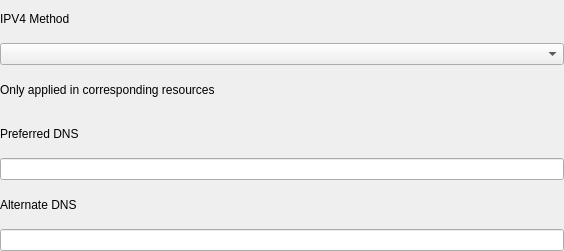
<?xml version="1.0" encoding="UTF-8"?>
<ui version="4.0">
 <class>VpnIpvx</class>
 <widget class="QWidget" name="VpnIpvx">
  <property name="geometry">
   <rect>
    <x>0</x>
    <y>0</y>
    <width>564</width>
    <height>251</height>
   </rect>
  </property>
  <property name="windowTitle">
   <string>VpnIpvx</string>
  </property>
  <layout class="QVBoxLayout" name="m_verticalDeviceWidgetLayout">
   <property name="leftMargin">
    <number>0</number>
   </property>
   <property name="topMargin">
    <number>0</number>
   </property>
   <property name="rightMargin">
    <number>0</number>
   </property>
   <property name="bottomMargin">
    <number>0</number>
   </property>
   <item>
    <widget class="QLabel" name="label_18">
     <property name="text">
      <string>IPV4 Method</string>
     </property>
    </widget>
   </item>
   <item>
    <widget class="GeneralComboBox" name="ipv4Method"/>
   </item>
   <item>
    <layout class="QHBoxLayout" name="neverDefaultLayout">
     <item>
      <widget class="QLabel" name="label_4">
       <property name="text">
        <string>Only applied in corresponding resources</string>
       </property>
      </widget>
     </item>
     <item>
      <spacer name="horizontalSpacer">
       <property name="orientation">
        <enum>Qt::Horizontal</enum>
       </property>
       <property name="sizeHint" stdset="0">
        <size>
         <width>40</width>
         <height>20</height>
        </size>
       </property>
      </spacer>
     </item>
    </layout>
   </item>
   <item>
    <widget class="QLabel" name="label_16">
     <property name="text">
      <string>Preferred DNS</string>
     </property>
    </widget>
   </item>
   <item>
    <widget class="QLineEdit" name="ipv4PreferredDNS"/>
   </item>
   <item>
    <widget class="QLabel" name="label_14">
     <property name="text">
      <string>Alternate DNS</string>
     </property>
    </widget>
   </item>
   <item>
    <widget class="QLineEdit" name="ipv4AlternateDNS"/>
   </item>
  </layout>
 </widget>
 <customwidgets>
  <customwidget>
   <class>GeneralComboBox</class>
   <extends>QComboBox</extends>
   <header location="global">general-widget.h</header>
  </customwidget>
 </customwidgets>
 <resources/>
 <connections/>
</ui>
